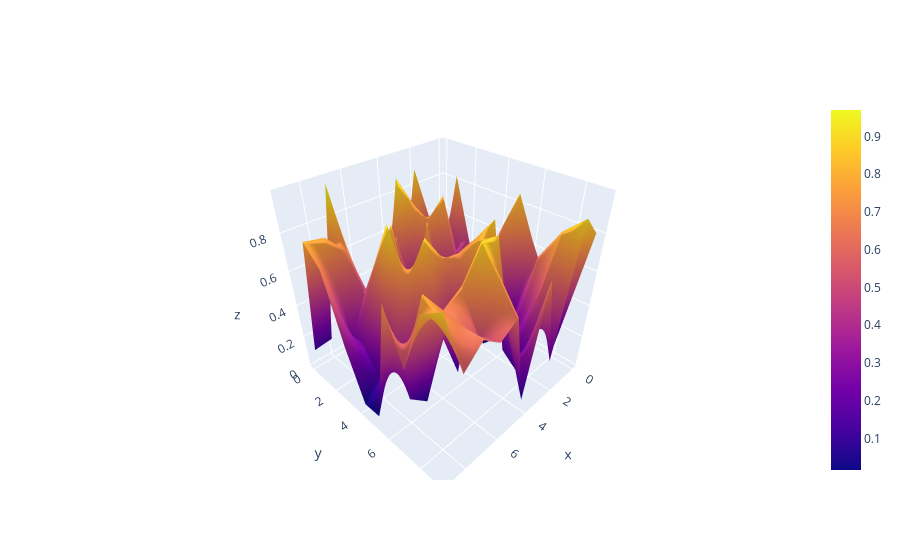

The notebook cell saved with this chart:
### Markdown cell above
### Styling & Themes

### Code cell
z = np.random.rand(10 , 10)
fig = go.Figure(data =[
      go.Surface(z=z)
        ]
)
fig.show()
